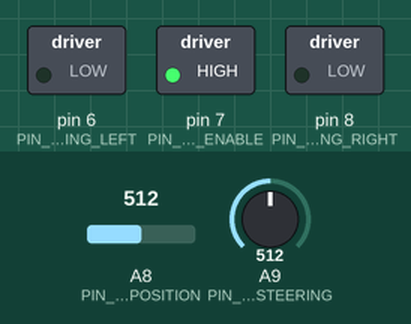
Simulated run of this sketch. Board: Arduino Mega 2560, built with avr-gcc and run on an emulated ATmega2560. On the bench: switched loads named in the sketch (green lamp = pin HIGH). Inputs (shaded band) come from the test bench; at power-on: A8 (PIN_STEERING_POSITION) = 512, A9 (PIN_JOYSTICK_STEERING) = 512.

Above: at 1.2 s.
1.3 s: A8 (PIN_STEERING_POSITION) set to 481
At 2.0 s:
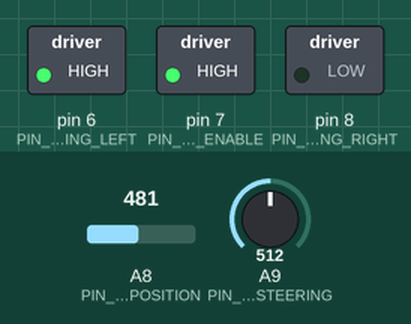
2.8 s: A9 (PIN_JOYSTICK_STEERING) set to 496
4.3 s: A9 (PIN_JOYSTICK_STEERING) set to 486
At 5.5 s:
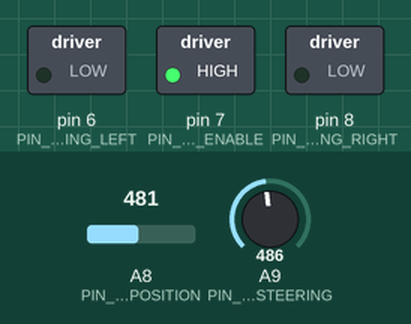
5.8 s: A8 (PIN_STEERING_POSITION) set to 510
At 6.6 s:
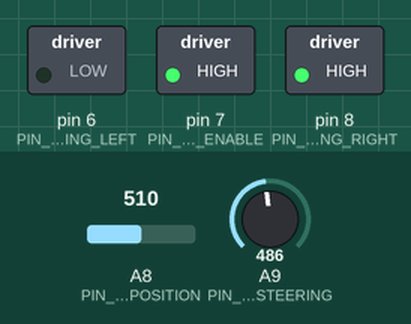
7.3 s: A8 (PIN_STEERING_POSITION) set to 490
At 7.8 s:
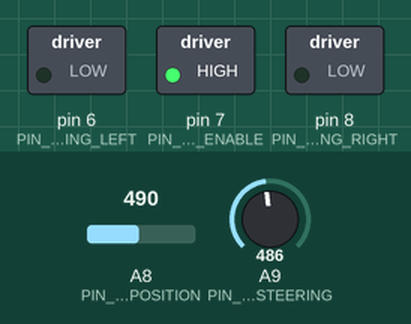
8.8 s: A8 (PIN_STEERING_POSITION) set to 511
At 10.1 s:
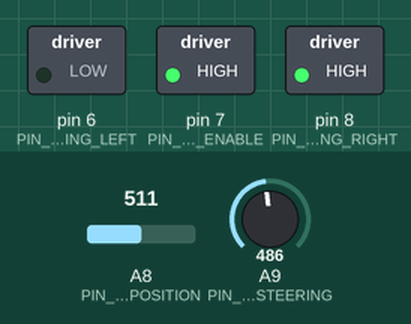
Timing chart, 0 to 11.3 s (numbered marks = the images above; inputs shaded):
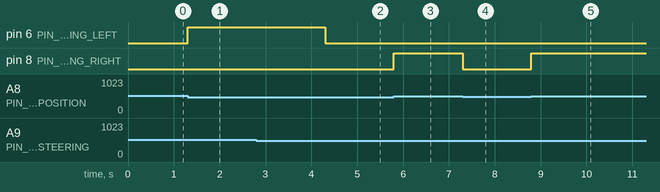

The sketch:

sketch_joystick_control_steering.ino
```cpp
#define PIN_STEERING_LEFT     6
#define PIN_STEERING_RIGHT    8
#define PIN_STEERING_ENABLE   7
#define PIN_JOYSTICK_STEERING A9
#define PIN_STEERING_POSITION A8

#define STEERING_MIN          200   // These numbers need to be tuned to maximum wheel turn amount
#define STEERING_MAX          800
#define STEERING_CENTER       500
#define STEERING_STOP_DELTA   5      // How close to target before stopping so we don't oscillate between 2 numbers
#define STEERING_START_DELTA  15      // How close to target before starting so we don't oscillate between 2 numbers
#define STEERING_SPEED        255   // PWM Value from 0 - 255 with 255 = max speed

#define DEBUGGING             false

int joystickSteering = 512;   // Reading from X axis of joystick 0 - 1024
int steeringPosition = 0;     // Reading from the Linear Actuator
int steeringTarget = 500;
bool isSteering = false;

void setup() {
  pinMode(PIN_STEERING_LEFT, OUTPUT);
  pinMode(PIN_STEERING_RIGHT, OUTPUT);
  pinMode(PIN_STEERING_ENABLE, OUTPUT);
  analogWrite(PIN_STEERING_ENABLE, STEERING_SPEED);
}

void loop() {
  readInputs();
  calculateSteeringTarget();
  applySteering();
}

void readInputs() {
  joystickSteering = analogRead(PIN_JOYSTICK_STEERING);
  steeringPosition = analogRead(PIN_STEERING_POSITION);

  if (DEBUGGING) {
    Serial.print("Joystick X: ");
    Serial.println(joystickSteering);
    Serial.print("Steering Position: ");
    Serial.println(steeringPosition);
  }
}

void calculateSteeringTarget() {
  steeringTarget = joystickSteering; // Need something more sophisticated here
}

void applySteering() {
  int targetDelta = abs(steeringPosition - steeringTarget);

  // If we are currently steering only stop when we get really close to our target
  // However, if we have stopped steering, don't start up again until we get a little
  // farther from our target to avoid osciallation
  if ((isSteering && (targetDelta <= STEERING_STOP_DELTA))
      || (!isSteering && (targetDelta <= STEERING_START_DELTA))) {
    stopTurning();
  } else if (steeringPosition < steeringTarget) {
    turnLeft();
  } else {
    turnRight();
  }
}

void turnLeft() {
  if (!DEBUGGING) {
    Serial.print("Turning Left: ");
    Serial.print(isSteering);
    Serial.print(" Target: ");
    Serial.print(steeringTarget);
    Serial.print("  Position: ");
    Serial.println(steeringPosition);
  }

  isSteering = true;
  digitalWrite(PIN_STEERING_LEFT, HIGH);
  digitalWrite(PIN_STEERING_RIGHT, LOW);
}

void turnRight() {
  if (!DEBUGGING) {
    Serial.print("Turning Right: ");
    Serial.print(isSteering);
    Serial.print(" Target: ");
    Serial.print(steeringTarget);
    Serial.print("  Position: ");
    Serial.println(steeringPosition);
  }

  isSteering = true;
  digitalWrite(PIN_STEERING_LEFT, LOW);
  digitalWrite(PIN_STEERING_RIGHT, HIGH);
}

void stopTurning() {
  isSteering = false;
  digitalWrite(PIN_STEERING_LEFT, LOW);
  digitalWrite(PIN_STEERING_RIGHT, LOW);
}
```

Measured:
- the behaviour switches between 497 and 496 on A8 (PIN_STEERING_POSITION) (found by bisection; images 0 and 1)
- the behaviour switches between 487 and 486 on A9 (PIN_JOYSTICK_STEERING) (found by bisection; images 1 and 2)
- after the input at 1.3 s, pin 6 (PIN_STEERING_LEFT): LOW → HIGH at once
- after the input at 2.8 s, every drawn part: stays the same
- after the input at 4.3 s, pin 6 (PIN_STEERING_LEFT): HIGH → LOW at once
- after the input at 5.8 s, pin 8 (PIN_STEERING_RIGHT): LOW → HIGH at once
- after the input at 7.3 s, pin 8 (PIN_STEERING_RIGHT): HIGH → LOW at once
- after the input at 8.8 s, pin 8 (PIN_STEERING_RIGHT): LOW → HIGH at once
